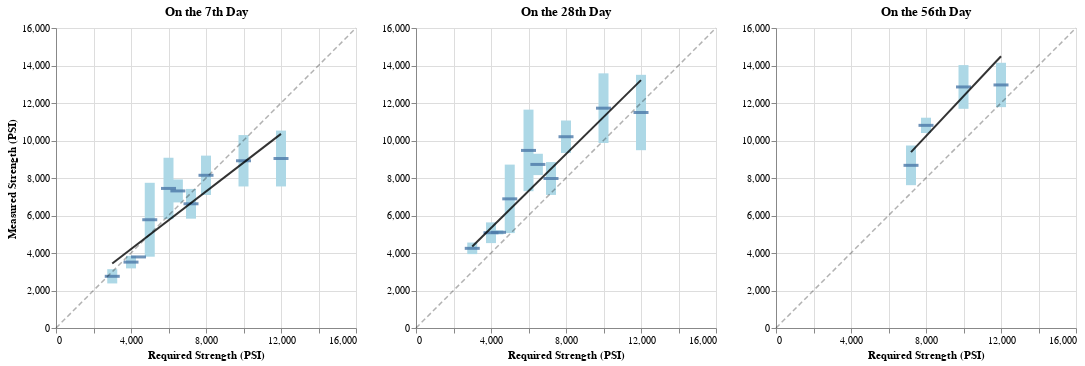

Here is the notebook cell this chart was saved with:
### Code cell
mr7_plot | mr28_plot | mr56_plot

### Figure 1 — Vega-Lite specification as saved in the notebook (floating-point values rounded to 4 significant figures; data arrays with more than 128 entries replaced by an {"elided": "..."} marker saying what was removed)
{"config": {"view": {"continuousWidth": 300, "continuousHeight": 300}}, "hconcat": [{"layer": [{"mark": {"type": "rule", "color": "lightblue", "opacity": 1, "size": 10}, "encoding": {"x": {"field": "BatchRequiredStrength", "type": "quantitative"}, "y": {"field": "error_lower", "type": "quantitative"}, "y2": {"field": "error_upper"}}, "transform": [{"filter": "(datum.SpecimenAgeTested === 7)"}, {"aggregate": [{"op": "mean", "field": "SpecimenMeasuredStrength", "as": "mean"}, {"op": "stdev", "field": "SpecimenMeasuredStrength", "as": "stdev"}], "groupby": ["BatchRequiredStrength"]}, {"calculate": "datum.mean - 1 * datum.stdev", "as": "error_lower"}, {"calculate": "datum.mean + 1 * datum.stdev", "as": "error_upper"}]}, {"mark": {"type": "tick", "opacity": 0.8, "orient": "horizontal", "thickness": 3, "width": 15}, "encoding": {"x": {"field": "BatchRequiredStrength", "type": "quantitative"}, "y": {"field": "mean", "type": "quantitative"}}, "transform": [{"filter": "(datum.SpecimenAgeTested === 7)"}, {"aggregate": [{"op": "count", "as": "count"}, {"op": "mean", "field": "SpecimenMeasuredStrength", "as": "mean"}], "groupby": ["BatchRequiredStrength"]}]}, {"mark": {"type": "line", "color": "black", "opacity": 0.8, "size": 2}, "encoding": {"x": {"field": "BatchRequiredStrength", "title": "Required Strength (PSI)", "type": "quantitative"}, "y": {"field": "SpecimenMeasuredStrength", "title": "Measured Strength (PSI)", "type": "quantitative"}}, "title": "On the 7th Day", "transform": [{"filter": "(datum.SpecimenAgeTested === 7)"}, {"on": "BatchRequiredStrength", "regression": "SpecimenMeasuredStrength"}]}, {"data": {"name": "data-4a481e8b242da27fda48aea14fb5727c"}, "mark": {"type": "line", "color": "black", "opacity": 0.3, "size": 1.5, "strokeDash": [5, 3]}, "encoding": {"x": {"field": "dx", "type": "quantitative"}, "y": {"field": "dy", "type": "quantitative"}}}]}, {"layer": [{"mark": {"type": "rule", "color": "lightblue", "opacity": 1, "size": 10}, "encoding": {"x": {"field": "BatchRequiredStrength", "type": "quantitative"}, "y": {"field": "error_lower", "type": "quantitative"}, "y2": {"field": "error_upper"}}, "transform": [{"filter": "(datum.SpecimenAgeTested === 28)"}, {"aggregate": [{"op": "mean", "field": "SpecimenMeasuredStrength", "as": "mean"}, {"op": "stdev", "field": "SpecimenMeasuredStrength", "as": "stdev"}], "groupby": ["BatchRequiredStrength"]}, {"calculate": "datum.mean - 1 * datum.stdev", "as": "error_lower"}, {"calculate": "datum.mean + 1 * datum.stdev", "as": "error_upper"}]}, {"mark": {"type": "tick", "opacity": 0.8, "orient": "horizontal", "thickness": 3, "width": 15}, "encoding": {"x": {"field": "BatchRequiredStrength", "type": "quantitative"}, "y": {"field": "mean", "type": "quantitative"}}, "transform": [{"filter": "(datum.SpecimenAgeTested === 28)"}, {"aggregate": [{"op": "count", "as": "count"}, {"op": "mean", "field": "SpecimenMeasuredStrength", "as": "mean"}], "groupby": ["BatchRequiredStrength"]}]}, {"mark": {"type": "line", "color": "black", "opacity": 0.8, "size": 2}, "encoding": {"x": {"field": "BatchRequiredStrength", "title": "Required Strength (PSI)", "type": "quantitative"}, "y": {"field": "SpecimenMeasuredStrength", "title": null, "type": "quantitative"}}, "title": "On the 28th Day", "transform": [{"filter": "(datum.SpecimenAgeTested === 28)"}, {"on": "BatchRequiredStrength", "regression": "SpecimenMeasuredStrength"}]}, {"data": {"name": "data-4a481e8b242da27fda48aea14fb5727c"}, "mark": {"type": "line", "color": "black", "opacity": 0.3, "size": 1.5, "strokeDash": [5, 3]}, "encoding": {"x": {"field": "dx", "type": "quantitative"}, "y": {"field": "dy", "type": "quantitative"}}}]}, {"layer": [{"mark": {"type": "rule", "color": "lightblue", "opacity": 1, "size": 10}, "encoding": {"x": {"field": "BatchRequiredStrength", "type": "quantitative"}, "y": {"field": "error_lower", "type": "quantitative"}, "y2": {"field": "error_upper"}}, "transform": [{"filter": "(datum.SpecimenAgeTested === 56)"}, {"aggregate": [{"op": "mean", "field": "SpecimenMeasuredStrength", "as": "mean"}, {"op": "stdev", "field": "SpecimenMeasuredStrength", "as": "stdev"}], "groupby": ["BatchRequiredStrength"]}, {"calculate": "datum.mean - 1 * datum.stdev", "as": "error_lower"}, {"calculate": "datum.mean + 1 * datum.stdev", "as": "error_upper"}]}, {"mark": {"type": "tick", "opacity": 0.8, "orient": "horizontal", "thickness": 3, "width": 15}, "encoding": {"x": {"field": "BatchRequiredStrength", "type": "quantitative"}, "y": {"field": "mean", "type": "quantitative"}}, "transform": [{"filter": "(datum.SpecimenAgeTested === 56)"}, {"aggregate": [{"op": "count", "as": "count"}, {"op": "mean", "field": "SpecimenMeasuredStrength", "as": "mean"}], "groupby": ["BatchRequiredStrength"]}]}, {"mark": {"type": "line", "color": "black", "opacity": 0.8, "size": 2}, "encoding": {"x": {"field": "BatchRequiredStrength", "title": "Required Strength (PSI)", "type": "quantitative"}, "y": {"field": "SpecimenMeasuredStrength", "title": null, "type": "quantitative"}}, "title": "On the 56th Day", "transform": [{"filter": "(datum.SpecimenAgeTested === 56)"}, {"on": "BatchRequiredStrength", "regression": "SpecimenMeasuredStrength"}]}, {"data": {"name": "data-4a481e8b242da27fda48aea14fb5727c"}, "mark": {"type": "line", "color": "black", "opacity": 0.3, "size": 1.5, "strokeDash": [5, 3]}, "encoding": {"x": {"field": "dx", "type": "quantitative"}, "y": {"field": "dy", "type": "quantitative"}}}]}], "data": {"name": "data-d84717800be79bb5a3b876acc3e3e77a"}, "$schema": "https://vega.github.io/schema/vega-lite/v5.6.1.json", "datasets": {"data-d84717800be79bb5a3b876acc3e3e77a": {"elided": "2844 records"}, "data-4a481e8b242da27fda48aea14fb5727c": [{"dx": 0, "dy": 0}, {"dx": 16000, "dy": 16000}]}}
